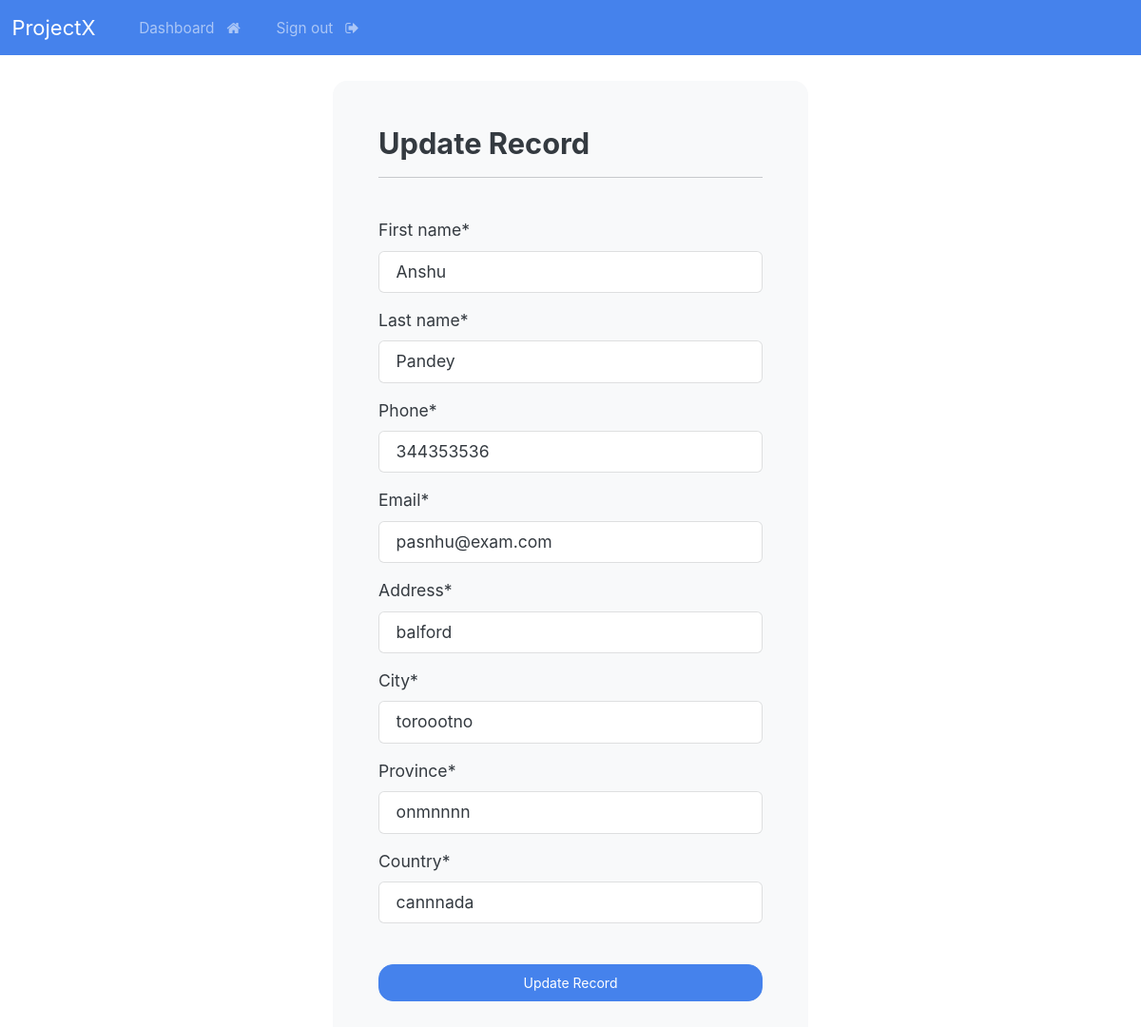
The app's page /updaterecord/3 (signed in) with its own data.
### webapp/models.py (models this page shows, shortened)
class Record(models.Model):
    creation_date = models.DateTimeField(auto_now_add=True)
    first_name = models.CharField(max_length =100)
    last_name = models.CharField(max_length=100)
    email = models.CharField(max_length=255)
    phone = models.CharField(max_length=20)
    address = models.CharField(max_length=300)
    city = models.CharField(max_length=255)
    province = models.CharField(max_length=255)
    country = models.CharField(max_length=255)

### webapp/views.py (the view)
# urls.py: path('updaterecord/<int:pk>', views.update_record, name='updaterecord'),
@login_required(login_url='login')
def update_record(request,pk):
    record = Record.objects.get(id=pk)
    form =UpdateRecordForm(instance=record)
    if request.method == "POST":
        form = UpdateRecordForm(request.POST, instance=record)
        if form.is_valid():
            form.save()
            return redirect("dashboard")
    context = {'update_record_form' : form}
    return render(request, 'webapp/update-record.html', context=context)

### webapp/forms.py
class UpdateRecordForm(forms.ModelForm):
    class Meta:
        model = Record
        fields = ['first_name','last_name','phone','email','address','city','province','country']

### webapp/templates/webapp/update-record.html (shortened to what this page needs)
{% extends 'webapp/base.html'%}
{% load crispy_forms_tags%}
   {%block content%}
 <body>
    <div class ="container bg-light shadow-md p-5 form-layout">
        <h3>  Update Record </h3>
        <hr>
        <br>
        <form method="POST" autocomplete="off">
                {{update_record_form|crispy}}
                <br>
                <button type ="submit" class = "btn btn-primary w-100 btn-block p-2"> Update Record</button>
        </form>
        <br>
    </div>
</body>
 {%endblock%}

### static/css/style.css (style rules this page uses)
.form-layout { border-radius: 15px; width:500px; }

### records on screen
Record: first_name "Anshu", last_name "Pandey", phone "344353536", email "pasnhu@exam.com", address "balford", city "toroootno", province "onmnnnn", country "cannnada"
